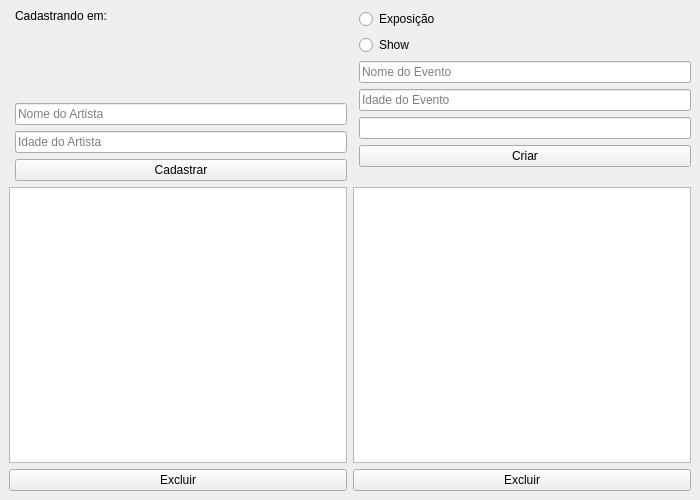
<?xml version="1.0" encoding="UTF-8"?>
<ui version="4.0">
 <class>MainWindow</class>
 <widget class="QMainWindow" name="MainWindow">
  <property name="windowModality">
   <enum>Qt::WindowModality::NonModal</enum>
  </property>
  <property name="enabled">
   <bool>true</bool>
  </property>
  <property name="geometry">
   <rect>
    <x>0</x>
    <y>0</y>
    <width>700</width>
    <height>500</height>
   </rect>
  </property>
  <property name="minimumSize">
   <size>
    <width>700</width>
    <height>500</height>
   </size>
  </property>
  <property name="maximumSize">
   <size>
    <width>700</width>
    <height>500</height>
   </size>
  </property>
  <property name="windowTitle">
   <string>Gerenciador de Eventos</string>
  </property>
  <widget class="QWidget" name="centralwidget">
   <property name="minimumSize">
    <size>
     <width>500</width>
     <height>400</height>
    </size>
   </property>
   <property name="maximumSize">
    <size>
     <width>800</width>
     <height>500</height>
    </size>
   </property>
   <layout class="QGridLayout" name="gridLayout_2">
    <item row="2" column="2">
     <widget class="QPushButton" name="btn_excluir_evento">
      <property name="cursor">
       <cursorShape>PointingHandCursor</cursorShape>
      </property>
      <property name="toolTip">
       <string/>
      </property>
      <property name="statusTip">
       <string/>
      </property>
      <property name="whatsThis">
       <string/>
      </property>
      <property name="accessibleName">
       <string/>
      </property>
      <property name="accessibleDescription">
       <string/>
      </property>
      <property name="text">
       <string>Excluir</string>
      </property>
      <property name="autoDefault">
       <bool>false</bool>
      </property>
      <property name="default">
       <bool>false</bool>
      </property>
      <property name="flat">
       <bool>false</bool>
      </property>
     </widget>
    </item>
    <item row="0" column="2">
     <layout class="QFormLayout" name="formLayout">
      <property name="sizeConstraint">
       <enum>QLayout::SizeConstraint::SetDefaultConstraint</enum>
      </property>
      <property name="horizontalSpacing">
       <number>6</number>
      </property>
      <property name="verticalSpacing">
       <number>6</number>
      </property>
      <item row="0" column="1">
       <widget class="QRadioButton" name="radiobtn_exposicao">
        <property name="sizePolicy">
         <sizepolicy hsizetype="Fixed" vsizetype="Fixed">
          <horstretch>0</horstretch>
          <verstretch>0</verstretch>
         </sizepolicy>
        </property>
        <property name="text">
         <string>Exposição</string>
        </property>
       </widget>
      </item>
      <item row="1" column="1">
       <widget class="QRadioButton" name="radiobtn_show">
        <property name="text">
         <string>Show</string>
        </property>
       </widget>
      </item>
      <item row="2" column="1">
       <widget class="QLineEdit" name="input_nome_evento">
        <property name="placeholderText">
         <string>Nome do Evento</string>
        </property>
       </widget>
      </item>
      <item row="3" column="1">
       <widget class="QLineEdit" name="input_idade_evento">
        <property name="placeholderText">
         <string>Idade do Evento</string>
        </property>
       </widget>
      </item>
      <item row="4" column="1">
       <widget class="QLineEdit" name="input_atributo_adicional"/>
      </item>
      <item row="5" column="1">
       <widget class="QPushButton" name="btn_criar_evento">
        <property name="cursor">
         <cursorShape>PointingHandCursor</cursorShape>
        </property>
        <property name="text">
         <string>Criar</string>
        </property>
       </widget>
      </item>
     </layout>
    </item>
    <item row="0" column="0">
     <layout class="QFormLayout" name="formLayout_2">
      <item row="0" column="1">
       <widget class="QLabel" name="label">
        <property name="sizePolicy">
         <sizepolicy hsizetype="Preferred" vsizetype="Preferred">
          <horstretch>0</horstretch>
          <verstretch>0</verstretch>
         </sizepolicy>
        </property>
        <property name="text">
         <string>Cadastrando em:</string>
        </property>
       </widget>
      </item>
      <item row="4" column="1">
       <widget class="QLineEdit" name="input_nome_artista">
        <property name="placeholderText">
         <string>Nome do Artista</string>
        </property>
       </widget>
      </item>
      <item row="5" column="1">
       <widget class="QLineEdit" name="input_idade_artista">
        <property name="placeholderText">
         <string>Idade do Artista</string>
        </property>
       </widget>
      </item>
      <item row="6" column="1">
       <widget class="QPushButton" name="btn_cadastra_artista">
        <property name="cursor">
         <cursorShape>PointingHandCursor</cursorShape>
        </property>
        <property name="text">
         <string>Cadastrar</string>
        </property>
       </widget>
      </item>
      <item row="2" column="1">
       <widget class="QLabel" name="label_informacao_evento">
        <property name="text">
         <string/>
        </property>
       </widget>
      </item>
      <item row="3" column="1">
       <spacer name="verticalSpacer">
        <property name="orientation">
         <enum>Qt::Orientation::Vertical</enum>
        </property>
        <property name="sizeType">
         <enum>QSizePolicy::Policy::Maximum</enum>
        </property>
        <property name="sizeHint" stdset="0">
         <size>
          <width>20</width>
          <height>48</height>
         </size>
        </property>
       </spacer>
      </item>
     </layout>
    </item>
    <item row="2" column="0">
     <widget class="QPushButton" name="btn_excluir_artista">
      <property name="cursor">
       <cursorShape>PointingHandCursor</cursorShape>
      </property>
      <property name="text">
       <string>Excluir</string>
      </property>
     </widget>
    </item>
    <item row="1" column="2">
     <widget class="QTableWidget" name="table_eventos">
      <property name="sizeAdjustPolicy">
       <enum>QAbstractScrollArea::SizeAdjustPolicy::AdjustIgnored</enum>
      </property>
      <property name="editTriggers">
       <set>QAbstractItemView::EditTrigger::NoEditTriggers</set>
      </property>
      <property name="tabKeyNavigation">
       <bool>false</bool>
      </property>
      <property name="showDropIndicator" stdset="0">
       <bool>false</bool>
      </property>
      <property name="dragDropOverwriteMode">
       <bool>false</bool>
      </property>
      <property name="sortingEnabled">
       <bool>true</bool>
      </property>
      <property name="columnCount">
       <number>0</number>
      </property>
     </widget>
    </item>
    <item row="1" column="0">
     <widget class="QTableWidget" name="table_artistas"/>
    </item>
   </layout>
  </widget>
 </widget>
 <resources/>
 <connections/>
</ui>
